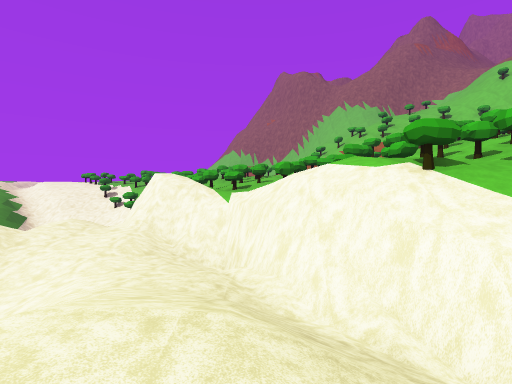
View 1 (above)

23 first-person views from a walk through a 3-D level made in the Unity game engine. The camera is 1.3 m above the floor, looks level and sees 80° across. The floor is counted in squares, 2 m on a side. Each view is taken from the middle of a square. On the plan, view 1 faces up. The plan holds only what a view shows up to about 10 squares ahead; the rest is blank. The place goes on beyond the plan. Some surface patterns are stand-ins.

View 2
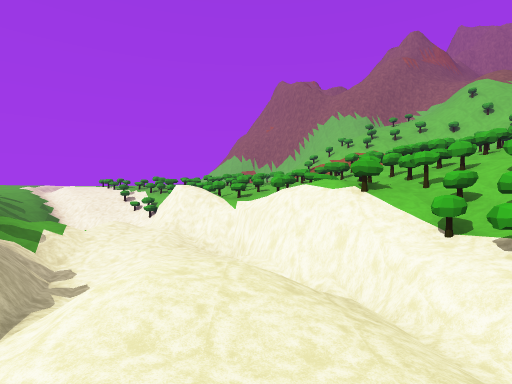

View 3
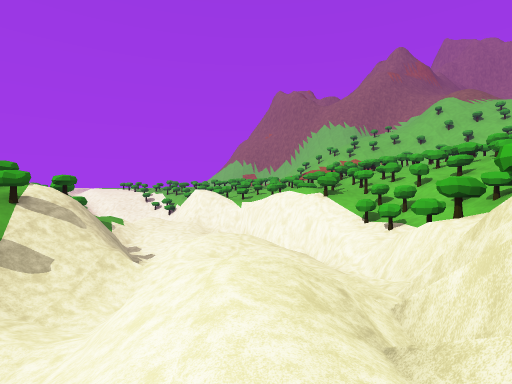

View 4
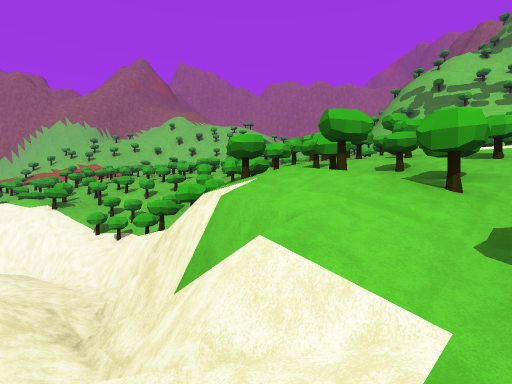

View 5
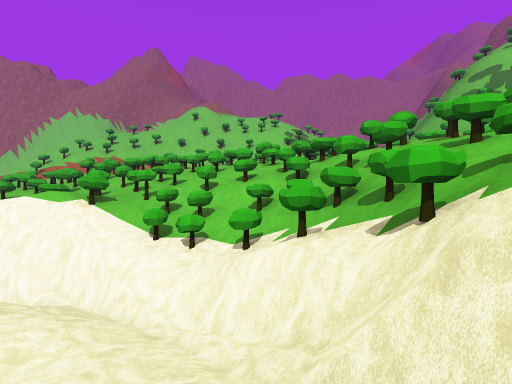

View 6
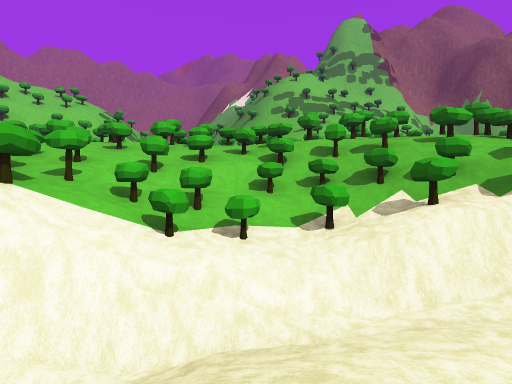

View 7
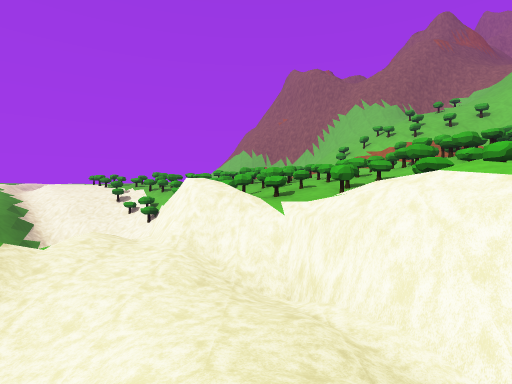

View 8
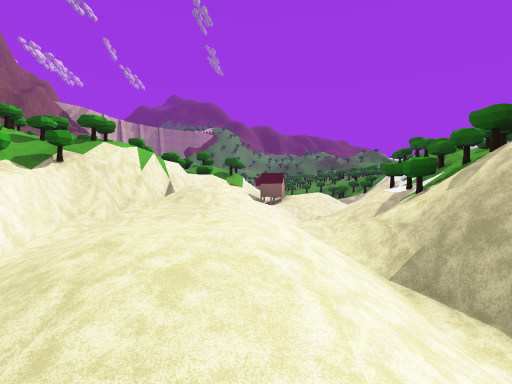

View 9
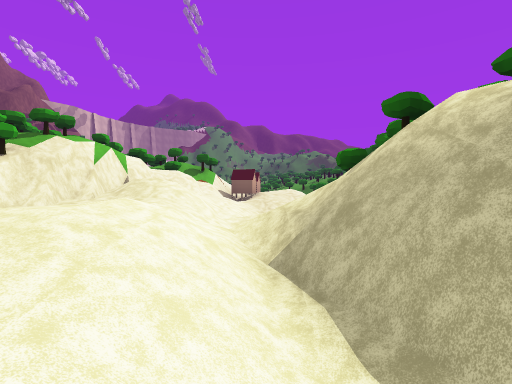

View 10
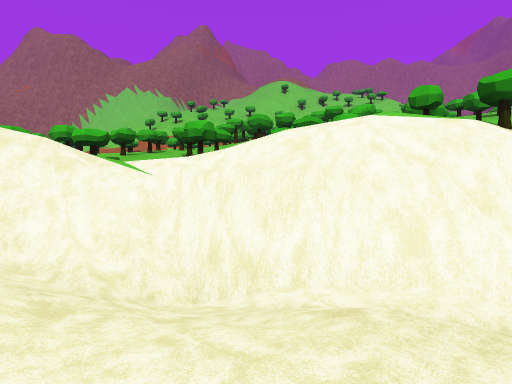

View 11
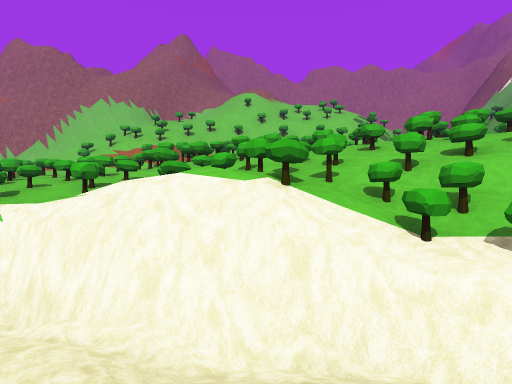

View 12
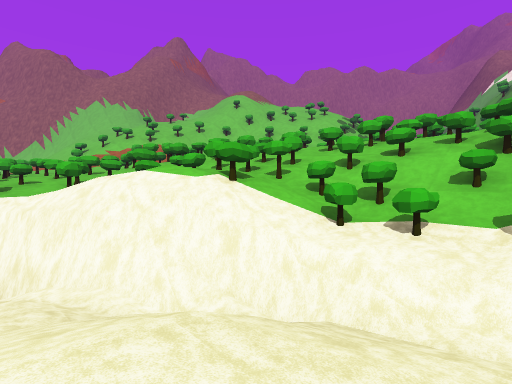

View 13
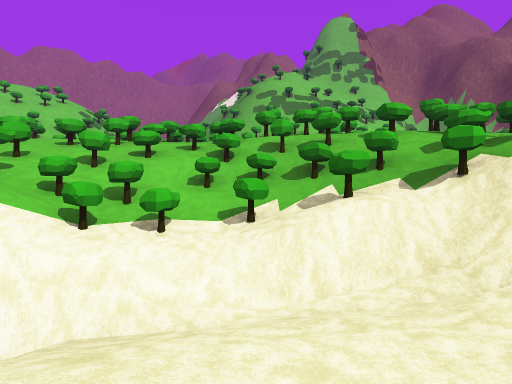

View 14
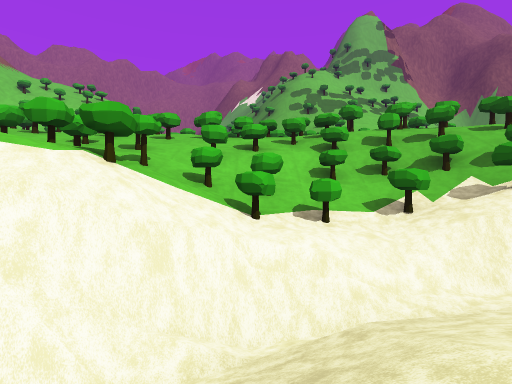

View 15
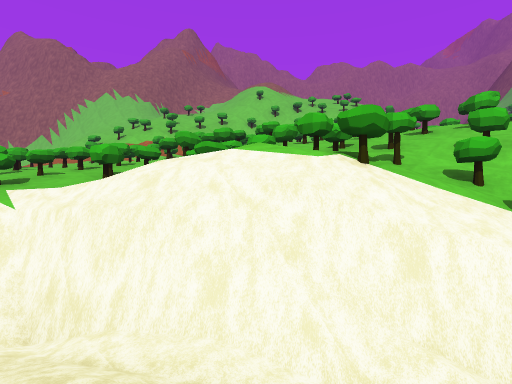

View 16
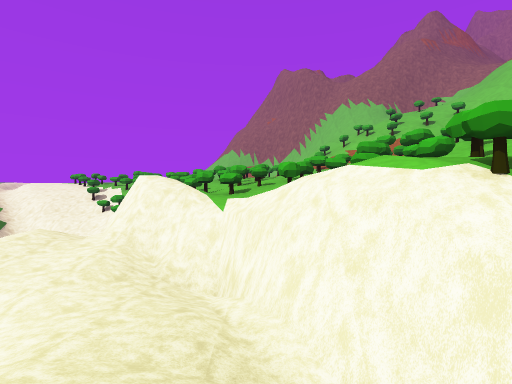

View 17
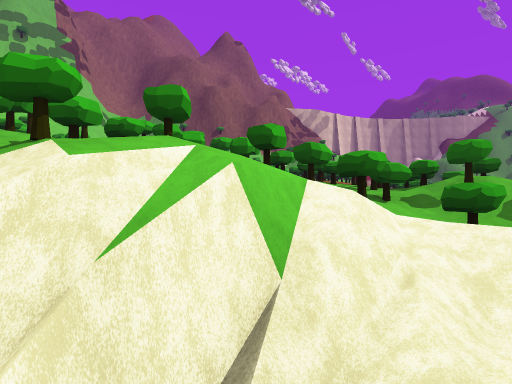

View 18
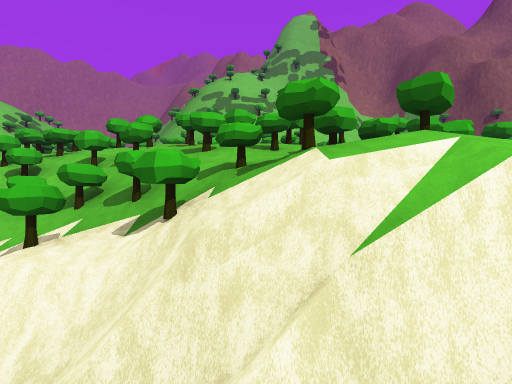

View 19
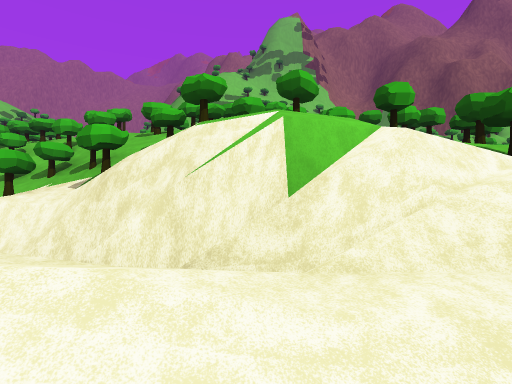

View 20
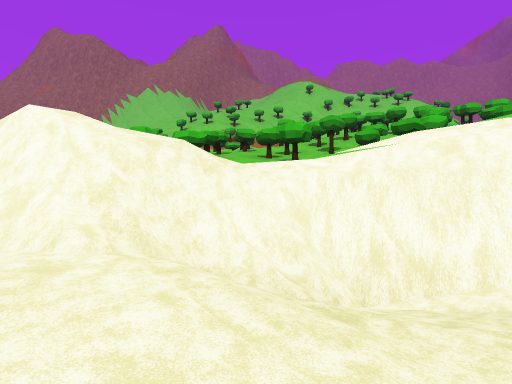

View 21
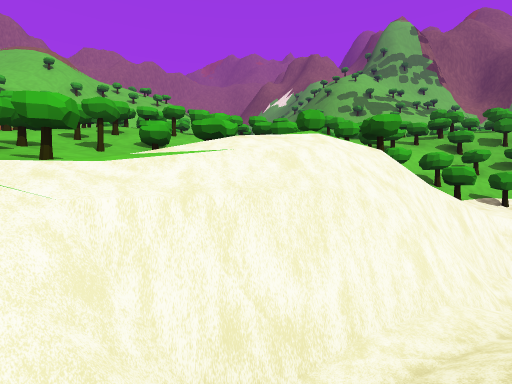

View 22
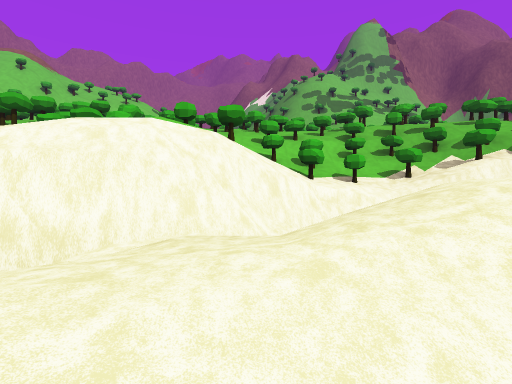

View 23
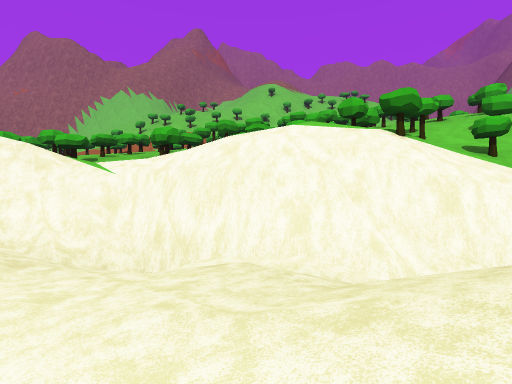

### Floor plan
Key: @ floor where view 1 was taken; # wall or solid block; . main floor; : floor 0.75 m higher than the main floor; - floor 0.75 m lower than the main floor; + floor 1.5 m higher than the main floor; _ floor 1.5 m lower than the main floor; * floor 4 m higher than the main floor; % floor 4.75 m higher than the main floor; / step, stairs or slope; = window, fence, low wall or low ledge; T tree; O other object.
Columns run from 3 left of view 1 to 11 right of it. Each row starts with its distance up from view 1.
 13     O
 12    OO O
 11  OOOTOOOO
 10  OOTTOOOOOOO
  9  OTTTTTTTOOO
  8 # TTTTTTTOOO
  7 #= TTTTTTOOO
  6 .#=#+TTTTTOOO
  5 .//#=TTTTTTOOO
  4 /--##TTTTOOOO
  3 _/./#TTTTTTOOO
  2 #////TT+TTT*OOO
  1 #/../#TTTTTOO
  0 T#/@/=TTTTO%O
 -1 ///./#TTTTOOOO
 -2 .////TTTTTTOO
 -3 ///:#TTTT  OO
 -4 ///:=TTTTT OOOO
 -5 ////=TTTTO  O O
 -6 //=/TTTTTO OO

Where each view was taken, in squares from view 1:
view 1: 0 up, 0 right, facing up
view 2: 2 down, 0 right, facing up
view 3: 5 down, 0 right, facing up
view 4: 6 down, 0 right, facing up-right
view 5: 3 down, 0 right, facing up-right
view 6: 1 up, 1 left, facing right
view 7: 1 up, 1 left, facing up
view 8: 3 up, 1 left, facing down
view 9: 3 up, 2 left, facing down
view 10: 3 up, 2 left, facing up-right
view 11: 1 up, 1 left, facing up-right
view 12: 0 up, 1 left, facing up-right
view 13: 0 up, 1 left, facing right
view 14: 2 up, 1 left, facing right
view 15: 2 up, 1 left, facing up-right
view 16: 1 up, 0 right, facing up
view 17: 3 down, 0 right, facing down-right
view 18: 3 down, 0 right, facing right
view 19: 4 down, 1 left, facing right
view 20: 4 up, 3 left, facing up-right
view 21: 5 up, 2 left, facing right
view 22: 3 up, 3 left, facing right
view 23: 2 up, 2 left, facing up-right
